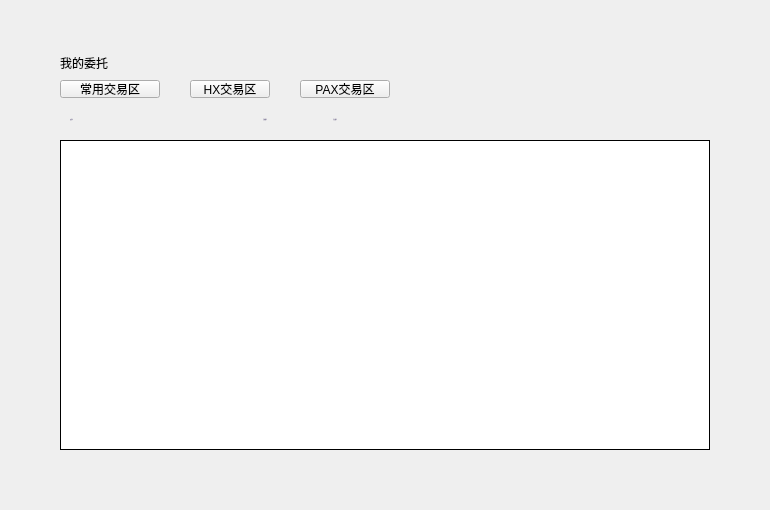
<?xml version="1.0" encoding="UTF-8"?>
<ui version="4.0">
 <class>ExchangeMyOrdersWidget</class>
 <widget class="QWidget" name="ExchangeMyOrdersWidget">
  <property name="geometry">
   <rect>
    <x>0</x>
    <y>0</y>
    <width>770</width>
    <height>510</height>
   </rect>
  </property>
  <property name="windowTitle">
   <string>Form</string>
  </property>
  <widget class="QPushButton" name="marketBtn3">
   <property name="geometry">
    <rect>
     <x>300</x>
     <y>80</y>
     <width>90</width>
     <height>18</height>
    </rect>
   </property>
   <property name="text">
    <string>PAX交易区</string>
   </property>
   <property name="BtnStyle" stdset="0">
    <string>dropDown</string>
   </property>
  </widget>
  <widget class="QLabel" name="title_label">
   <property name="geometry">
    <rect>
     <x>60</x>
     <y>50</y>
     <width>200</width>
     <height>26</height>
    </rect>
   </property>
   <property name="styleSheet">
    <string notr="true"/>
   </property>
   <property name="text">
    <string>我的委托</string>
   </property>
  </widget>
  <widget class="QPushButton" name="favoriteMarketBtn">
   <property name="geometry">
    <rect>
     <x>60</x>
     <y>80</y>
     <width>100</width>
     <height>18</height>
    </rect>
   </property>
   <property name="text">
    <string>常用交易区</string>
   </property>
   <property name="BtnStyle" stdset="0">
    <string>dropDown</string>
   </property>
  </widget>
  <widget class="QPushButton" name="marketBtn1">
   <property name="geometry">
    <rect>
     <x>190</x>
     <y>80</y>
     <width>80</width>
     <height>18</height>
    </rect>
   </property>
   <property name="styleSheet">
    <string notr="true"/>
   </property>
   <property name="text">
    <string>HX交易区</string>
   </property>
   <property name="BtnStyle" stdset="0">
    <string>dropDown</string>
   </property>
  </widget>
  <widget class="QLabel" name="currentPairLabel2">
   <property name="geometry">
    <rect>
     <x>70</x>
     <y>110</y>
     <width>60</width>
     <height>20</height>
    </rect>
   </property>
   <property name="font">
    <font>
     <family>微软雅黑</family>
     <pointsize>-1</pointsize>
     <weight>50</weight>
     <italic>false</italic>
     <bold>false</bold>
    </font>
   </property>
   <property name="styleSheet">
    <string notr="true">QLabel{color: rgb(137,129,161);font: 11px &quot;微软雅黑&quot;;}
</string>
   </property>
   <property name="text">
    <string>交易对</string>
   </property>
   <property name="scaledContents">
    <bool>true</bool>
   </property>
   <property name="textInteractionFlags">
    <set>Qt::TextSelectableByMouse</set>
   </property>
  </widget>
  <widget class="QLabel" name="currentPairLabel">
   <property name="geometry">
    <rect>
     <x>130</x>
     <y>110</y>
     <width>70</width>
     <height>20</height>
    </rect>
   </property>
   <property name="font">
    <font>
     <family>微软雅黑</family>
     <pointsize>-1</pointsize>
     <weight>50</weight>
     <italic>false</italic>
     <bold>false</bold>
    </font>
   </property>
   <property name="styleSheet">
    <string notr="true">QLabel{color: rgb(137,129,161);font: 11px &quot;微软雅黑&quot;;}
</string>
   </property>
   <property name="text">
    <string/>
   </property>
   <property name="scaledContents">
    <bool>true</bool>
   </property>
   <property name="textInteractionFlags">
    <set>Qt::TextSelectableByMouse</set>
   </property>
  </widget>
  <widget class="QTableWidget" name="myOrdersTableWidget">
   <property name="geometry">
    <rect>
     <x>60</x>
     <y>140</y>
     <width>650</width>
     <height>310</height>
    </rect>
   </property>
   <property name="cursor" stdset="0">
    <cursorShape>PointingHandCursor</cursorShape>
   </property>
   <property name="layoutDirection">
    <enum>Qt::LeftToRight</enum>
   </property>
   <property name="styleSheet">
    <string notr="true"/>
   </property>
   <property name="frameShape">
    <enum>QFrame::Box</enum>
   </property>
   <property name="frameShadow">
    <enum>QFrame::Plain</enum>
   </property>
   <property name="verticalScrollBarPolicy">
    <enum>Qt::ScrollBarAsNeeded</enum>
   </property>
   <property name="horizontalScrollBarPolicy">
    <enum>Qt::ScrollBarAlwaysOff</enum>
   </property>
   <property name="autoScroll">
    <bool>true</bool>
   </property>
   <property name="editTriggers">
    <set>QAbstractItemView::NoEditTriggers</set>
   </property>
   <property name="selectionMode">
    <enum>QAbstractItemView::NoSelection</enum>
   </property>
   <property name="iconSize">
    <size>
     <width>19</width>
     <height>12</height>
    </size>
   </property>
   <property name="showGrid">
    <bool>true</bool>
   </property>
   <property name="gridStyle">
    <enum>Qt::SolidLine</enum>
   </property>
   <attribute name="horizontalHeaderVisible">
    <bool>false</bool>
   </attribute>
   <attribute name="horizontalHeaderCascadingSectionResizes">
    <bool>false</bool>
   </attribute>
   <attribute name="horizontalHeaderHighlightSections">
    <bool>false</bool>
   </attribute>
   <attribute name="verticalHeaderVisible">
    <bool>false</bool>
   </attribute>
   <attribute name="verticalHeaderHighlightSections">
    <bool>false</bool>
   </attribute>
   <column>
    <property name="text">
     <string>委托时间</string>
    </property>
    <property name="font">
     <font>
      <family>微软雅黑</family>
     </font>
    </property>
    <property name="textAlignment">
     <set>AlignCenter</set>
    </property>
   </column>
   <column>
    <property name="text">
     <string>类型</string>
    </property>
    <property name="font">
     <font>
      <family>微软雅黑</family>
     </font>
    </property>
    <property name="textAlignment">
     <set>AlignCenter</set>
    </property>
   </column>
   <column>
    <property name="text">
     <string>委托数量/已成交</string>
    </property>
    <property name="font">
     <font>
      <family>微软雅黑</family>
     </font>
    </property>
    <property name="textAlignment">
     <set>AlignCenter</set>
    </property>
   </column>
   <column>
    <property name="text">
     <string>委托价/成交均价</string>
    </property>
    <property name="font">
     <font>
      <family>微软雅黑</family>
     </font>
    </property>
    <property name="textAlignment">
     <set>AlignCenter</set>
    </property>
   </column>
   <column>
    <property name="text">
     <string/>
    </property>
    <property name="font">
     <font>
      <family>微软雅黑</family>
     </font>
    </property>
    <property name="textAlignment">
     <set>AlignCenter</set>
    </property>
   </column>
  </widget>
  <widget class="QPushButton" name="currentOrdersBtn">
   <property name="geometry">
    <rect>
     <x>240</x>
     <y>110</y>
     <width>50</width>
     <height>18</height>
    </rect>
   </property>
   <property name="font">
    <font>
     <family>微软雅黑</family>
     <pointsize>-1</pointsize>
     <weight>50</weight>
     <italic>false</italic>
     <bold>false</bold>
    </font>
   </property>
   <property name="cursor">
    <cursorShape>PointingHandCursor</cursorShape>
   </property>
   <property name="focusPolicy">
    <enum>Qt::NoFocus</enum>
   </property>
   <property name="styleSheet">
    <string notr="true">QPushButton{font:11px &quot;微软雅黑&quot;;background:transparent;border:none;color: rgb(137,129,161);}</string>
   </property>
   <property name="text">
    <string>当前委托</string>
   </property>
  </widget>
  <widget class="QPushButton" name="historyBtn">
   <property name="geometry">
    <rect>
     <x>310</x>
     <y>110</y>
     <width>50</width>
     <height>18</height>
    </rect>
   </property>
   <property name="font">
    <font>
     <family>微软雅黑</family>
     <pointsize>-1</pointsize>
     <weight>50</weight>
     <italic>false</italic>
     <bold>false</bold>
    </font>
   </property>
   <property name="cursor">
    <cursorShape>PointingHandCursor</cursorShape>
   </property>
   <property name="focusPolicy">
    <enum>Qt::NoFocus</enum>
   </property>
   <property name="styleSheet">
    <string notr="true">QPushButton{font:11px &quot;微软雅黑&quot;;background:transparent;border:none;color: rgb(137,129,161);}
QPushButton:disabled{color: rgb(200, 200, 200);}
</string>
   </property>
   <property name="text">
    <string>历史委托</string>
   </property>
  </widget>
  <widget class="QStackedWidget" name="stackedWidget">
   <property name="geometry">
    <rect>
     <x>0</x>
     <y>466</y>
     <width>770</width>
     <height>41</height>
    </rect>
   </property>
  </widget>
  <widget class="QTableWidget" name="historyOrdersTableWidget">
   <property name="geometry">
    <rect>
     <x>60</x>
     <y>140</y>
     <width>650</width>
     <height>310</height>
    </rect>
   </property>
   <property name="cursor" stdset="0">
    <cursorShape>PointingHandCursor</cursorShape>
   </property>
   <property name="layoutDirection">
    <enum>Qt::LeftToRight</enum>
   </property>
   <property name="styleSheet">
    <string notr="true"/>
   </property>
   <property name="frameShape">
    <enum>QFrame::Box</enum>
   </property>
   <property name="frameShadow">
    <enum>QFrame::Plain</enum>
   </property>
   <property name="verticalScrollBarPolicy">
    <enum>Qt::ScrollBarAsNeeded</enum>
   </property>
   <property name="horizontalScrollBarPolicy">
    <enum>Qt::ScrollBarAlwaysOff</enum>
   </property>
   <property name="autoScroll">
    <bool>true</bool>
   </property>
   <property name="editTriggers">
    <set>QAbstractItemView::NoEditTriggers</set>
   </property>
   <property name="selectionMode">
    <enum>QAbstractItemView::NoSelection</enum>
   </property>
   <property name="iconSize">
    <size>
     <width>19</width>
     <height>12</height>
    </size>
   </property>
   <property name="showGrid">
    <bool>true</bool>
   </property>
   <property name="gridStyle">
    <enum>Qt::SolidLine</enum>
   </property>
   <attribute name="horizontalHeaderVisible">
    <bool>false</bool>
   </attribute>
   <attribute name="horizontalHeaderCascadingSectionResizes">
    <bool>false</bool>
   </attribute>
   <attribute name="horizontalHeaderHighlightSections">
    <bool>false</bool>
   </attribute>
   <attribute name="verticalHeaderVisible">
    <bool>false</bool>
   </attribute>
   <attribute name="verticalHeaderHighlightSections">
    <bool>false</bool>
   </attribute>
   <column>
    <property name="text">
     <string>委托时间</string>
    </property>
    <property name="font">
     <font>
      <family>微软雅黑</family>
     </font>
    </property>
    <property name="textAlignment">
     <set>AlignCenter</set>
    </property>
   </column>
   <column>
    <property name="text">
     <string>类型</string>
    </property>
    <property name="font">
     <font>
      <family>微软雅黑</family>
     </font>
    </property>
    <property name="textAlignment">
     <set>AlignCenter</set>
    </property>
   </column>
   <column>
    <property name="text">
     <string>委托数量/已成交</string>
    </property>
    <property name="font">
     <font>
      <family>微软雅黑</family>
     </font>
    </property>
    <property name="textAlignment">
     <set>AlignCenter</set>
    </property>
   </column>
   <column>
    <property name="text">
     <string>委托价/成交均价</string>
    </property>
    <property name="font">
     <font>
      <family>微软雅黑</family>
     </font>
    </property>
    <property name="textAlignment">
     <set>AlignCenter</set>
    </property>
   </column>
   <column>
    <property name="text">
     <string>当前状态</string>
    </property>
    <property name="font">
     <font>
      <family>微软雅黑</family>
     </font>
    </property>
    <property name="textAlignment">
     <set>AlignCenter</set>
    </property>
   </column>
  </widget>
 </widget>
 <resources/>
 <connections/>
</ui>
